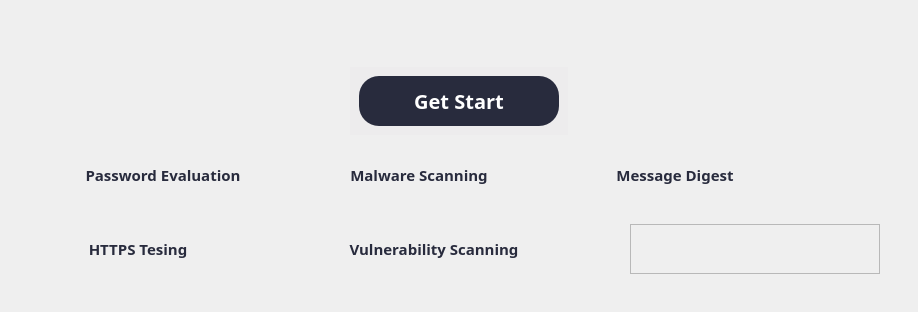
      <widget class="QWidget" name="page_getstart">
       <layout class="QHBoxLayout" name="horizontalLayout_3">
        <item alignment="Qt::AlignTop">
         <widget class="QWidget" name="widget" native="true">
          <layout class="QHBoxLayout" name="horizontalLayout_4">
           <property name="spacing">
            <number>30</number>
           </property>
           <item>
            <widget class="QWidget" name="widget_4" native="true">
             <layout class="QVBoxLayout" name="verticalLayout_2">
              <item alignment="Qt::AlignHCenter">
               <widget class="QWidget" name="widget_102" native="true">
                <layout class="QVBoxLayout" name="verticalLayout_64">
                 <item>
                  <widget class="QLabel" name="image_startpage">
                   <property name="minimumSize">
                    <size>
                     <width>500</width>
                     <height>0</height>
                    </size>
                   </property>
                   <property name="maximumSize">
                    <size>
                     <width>1000</width>
                     <height>16777215</height>
                    </size>
                   </property>
                   <property name="text">
                    <string/>
                   </property>
                   <property name="pixmap">
                    <pixmap>../images/main.png</pixmap>
                   </property>
                   <property name="scaledContents">
                    <bool>true</bool>
                   </property>
                  </widget>
                 </item>
                </layout>
               </widget>
              </item>
              <item alignment="Qt::AlignHCenter|Qt::AlignTop">
               <widget class="QWidget" name="widget_5" native="true">
                <property name="styleSheet">
                 <string notr="true">background-color: rgb(237, 236, 237);</string>
                </property>
                <layout class="QHBoxLayout" name="horizontalLayout_5">
                 <item>
                  <widget class="QPushButton" name="btn_getStart">
                   <property name="minimumSize">
                    <size>
                     <width>200</width>
                     <height>50</height>
                    </size>
                   </property>
                   <property name="maximumSize">
                    <size>
                     <width>200</width>
                     <height>50</height>
                    </size>
                   </property>
                   <property name="font">
                    <font>
                     <family>Barlow</family>
                     <pointsize>15</pointsize>
                     <weight>75</weight>
                     <bold>true</bold>
                    </font>
                   </property>
                   <property name="cursor">
                    <cursorShape>PointingHandCursor</cursorShape>
                   </property>
                   <property name="styleSheet">
                    <string notr="true">QPushButton {    
	background-color: rgba(40,43,61,255);
	color: rgb(255, 255, 255);
    border-radius: 20px;
    padding: 5px 10px;
}

QPushButton:hover {
    
}
</string>
                   </property>
                   <property name="text">
                    <string>Get Start</string>
                   </property>
                   <property name="iconSize">
                    <size>
                     <width>40</width>
                     <height>40</height>
                    </size>
                   </property>
                  </widget>
                 </item>
                </layout>
               </widget>
              </item>
              <item alignment="Qt::AlignLeft">
               <widget class="QWidget" name="widget_90" native="true">
                <layout class="QHBoxLayout" name="horizontalLayout_6">
                 <item>
                  <widget class="QPushButton" name="show_password">
                   <property name="minimumSize">
                    <size>
                     <width>250</width>
                     <height>50</height>
                    </size>
                   </property>
                   <property name="maximumSize">
                    <size>
                     <width>250</width>
                     <height>50</height>
                    </size>
                   </property>
                   <property name="font">
                    <font>
                     <family>Barlow</family>
                     <pointsize>11</pointsize>
                     <weight>75</weight>
                     <bold>true</bold>
                    </font>
                   </property>
                   <property name="styleSheet">
                    <string notr="true">QPushButton {    

    border-radius: 20px;
    padding: 5px 10px;
	color: rgba(40,43,61,255) ;
}

QPushButton:hover {
    background-color: ;
}
</string>
                   </property>
                   <property name="text">
                    <string>Password Evaluation</string>
                   </property>
                   <property name="icon">
                    <iconset>
                     <normaloff>../icons/icon-password.png</normaloff>../icons/icon-password.png</iconset>
                   </property>
                   <property name="iconSize">
                    <size>
                     <width>45</width>
                     <height>45</height>
                    </size>
                   </property>
                  </widget>
                 </item>
                 <item>
                  <widget class="QPushButton" name="show_malware">
                   <property name="minimumSize">
                    <size>
                     <width>250</width>
                     <height>50</height>
                    </size>
                   </property>
                   <property name="maximumSize">
                    <size>
                     <width>250</width>
                     <height>50</height>
                    </size>
                   </property>
                   <property name="font">
                    <font>
                     <family>Barlow</family>
                     <pointsize>11</pointsize>
                     <weight>75</weight>
                     <bold>true</bold>
                    </font>
                   </property>
                   <property name="styleSheet">
                    <string notr="true">QPushButton {    
 
    border-radius: 20px;
    padding: 5px 10px;
	color: rgba(40,43,61,255) ;
}

QPushButton:hover {
    background-color: ;
}
</string>
                   </property>
                   <property name="text">
                    <string>Malware Scanning</string>
                   </property>
                   <property name="icon">
                    <iconset>
                     <normaloff>../icons/icon-malware.png</normaloff>../icons/icon-malware.png</iconset>
                   </property>
                   <property name="iconSize">
                    <size>
                     <width>35</width>
                     <height>35</height>
                    </size>
                   </property>
                  </widget>
                 </item>
                 <item>
                  <widget class="QPushButton" name="show_digest">
                   <property name="minimumSize">
                    <size>
                     <width>250</width>
                     <height>50</height>
                    </size>
                   </property>
                   <property name="maximumSize">
                    <size>
                     <width>250</width>
                     <height>50</height>
                    </size>
                   </property>
                   <property name="font">
                    <font>
                     <family>Barlow</family>
                     <pointsize>11</pointsize>
                     <weight>75</weight>
                     <bold>true</bold>
                    </font>
                   </property>
                   <property name="styleSheet">
                    <string notr="true">QPushButton {    

    border-radius: 20px;
    padding: 5px 10px;
    color: rgba(40,43,61,255) ;
}

QPushButton:hover {
    background-color: ;
}
</string>
                   </property>
                   <property name="text">
                    <string>Message Digest</string>
                   </property>
                   <property name="icon">
                    <iconset>
                     <normaloff>../icons/icon-digest.png</normaloff>../icons/icon-digest.png</iconset>
                   </property>
                   <property name="iconSize">
                    <size>
                     <width>35</width>
                     <height>35</height>
                    </size>
                   </property>
                  </widget>
                 </item>
                </layout>
               </widget>
              </item>
              <item alignment="Qt::AlignLeft">
               <widget class="QWidget" name="widget_3" native="true">
                <layout class="QHBoxLayout" name="horizontalLayout_40">
                 <item alignment="Qt::AlignLeft">
                  <widget class="QPushButton" name="show_https">
                   <property name="minimumSize">
                    <size>
                     <width>200</width>
                     <height>50</height>
                    </size>
                   </property>
                   <property name="maximumSize">
                    <size>
                     <width>200</width>
                     <height>50</height>
                    </size>
                   </property>
                   <property name="font">
                    <font>
                     <family>Barlow</family>
                     <pointsize>11</pointsize>
                     <weight>75</weight>
                     <bold>true</bold>
                    </font>
                   </property>
                   <property name="styleSheet">
                    <string notr="true">QPushButton {    

    border-radius: 20px;
    padding: 5px 10px;
	color: rgba(40,43,61,255) ;
}

QPushButton:hover {
    background-color: ;
}
</string>
                   </property>
                   <property name="text">
                    <string>HTTPS Tesing</string>
                   </property>
                   <property name="icon">
                    <iconset>
                     <normaloff>../icons/icon-hsts.png</normaloff>../icons/icon-hsts.png</iconset>
                   </property>
                   <property name="iconSize">
                    <size>
                     <width>35</width>
                     <height>35</height>
                    </size>
                   </property>
                  </widget>
                 </item>
                 <item>
                  <widget class="QPushButton" name="show_vulner">
                   <property name="minimumSize">
                    <size>
                     <width>380</width>
                     <height>50</height>
                    </size>
                   </property>
                   <property name="maximumSize">
                    <size>
                     <width>380</width>
                     <height>50</height>
                    </size>
                   </property>
                   <property name="font">
                    <font>
                     <family>Barlow</family>
                     <pointsize>11</pointsize>
                     <weight>75</weight>
                     <bold>true</bold>
                    </font>
                   </property>
                   <property name="styleSheet">
                    <string notr="true">QPushButton {    

    border-radius: 20px;
    padding: 5px 10px;
	color: rgba(40,43,61,255) ;
}

QPushButton:hover {
    background-color: ;
}
</string>
                   </property>
                   <property name="text">
                    <string>Vulnerability Scanning</string>
                   </property>
                   <property name="icon">
                    <iconset>
                     <normaloff>../icons/icon-vulner.png</normaloff>../icons/icon-vulner.png</iconset>
                   </property>
                   <property name="iconSize">
                    <size>
                     <width>35</width>
                     <height>45</height>
                    </size>
                   </property>
                  </widget>
                 </item>
                 <item>
                  <widget class="QFrame" name="frame_2">
                   <property name="minimumSize">
                    <size>
                     <width>250</width>
                     <height>50</height>
                    </size>
                   </property>
                   <property name="maximumSize">
                    <size>
                     <width>250</width>
                     <height>50</height>
                    </size>
                   </property>
                   <property name="frameShape">
                    <enum>QFrame::StyledPanel</enum>
                   </property>
                   <property name="frameShadow">
                    <enum>QFrame::Raised</enum>
                   </property>
                  </widget>
                 </item>
                </layout>
               </widget>
              </item>
             </layout>
            </widget>
           </item>
          </layout>
         </widget>
        </item>
       </layout>
      </widget>
